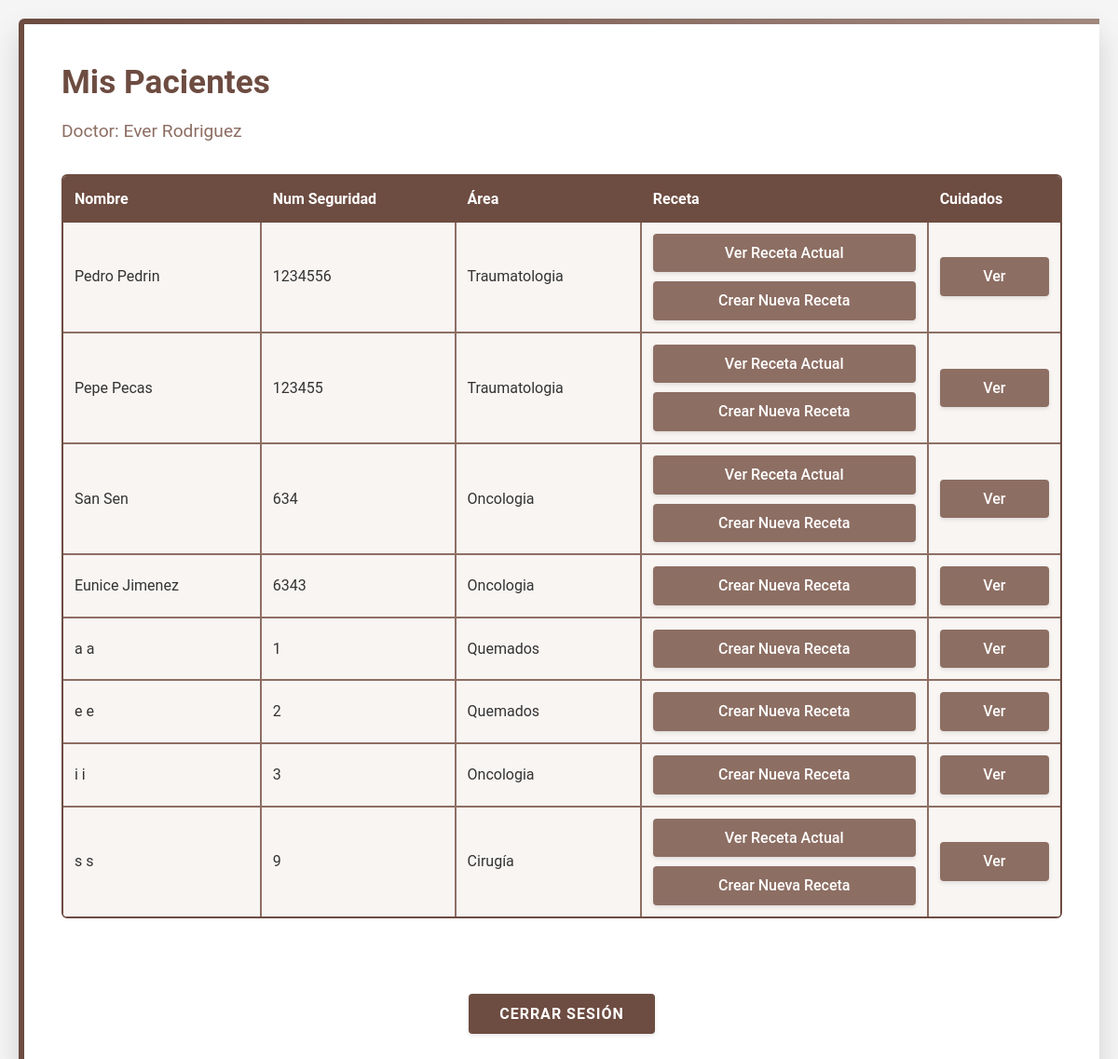
Before: /doctor/pacientes-doctor/ (signed in) with the older database file.
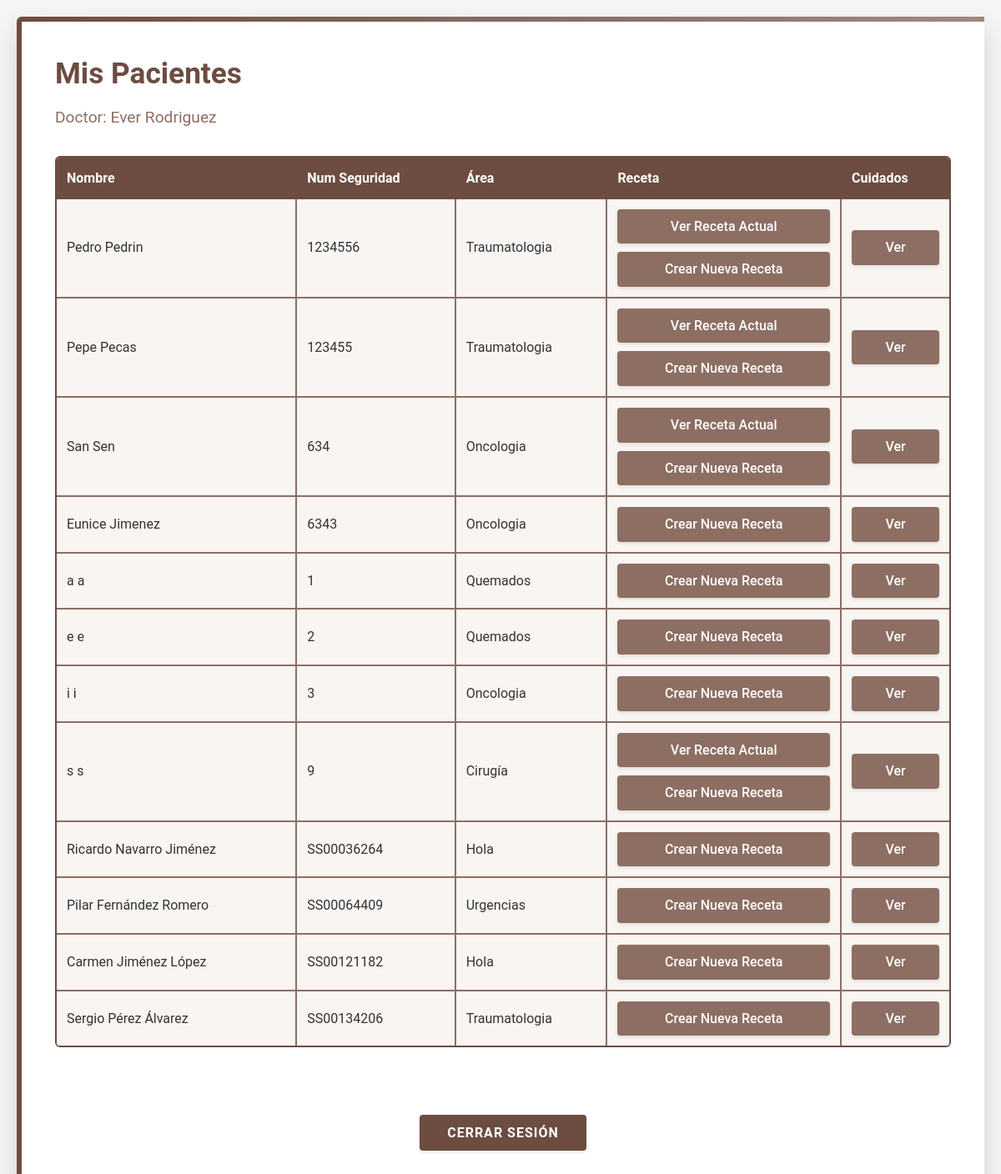
After: the same page with the newer database file.
### usuarioJefa/models.py (models this page shows, shortened)
class Paciente(models.Model):
    SEXO_CHOICES = [
        ('M', 'Masculino'),
        ('F', 'Femenino'),
    ]
    ESTADO_CHOICES = [
        ('ACTIVO', 'Activo'),
        ('INACTIVO', 'Inactivo'),
    ]
    nombres = models.CharField(max_length=100)
    apellidos = models.CharField(max_length=100)
    fecha_nacimiento = models.DateField()
    sexo = models.CharField(max_length=1, choices=SEXO_CHOICES)
    num_seguridad_social = models.CharField(max_length=20, unique=True)
    fecha_ingreso = models.DateTimeField(default=timezone.now)
    estado = models.CharField(max_length=10, choices=ESTADO_CHOICES, default='ACTIVO')
    area = models.ForeignKey('login.AreaEspecialidad', on_delete=models.PROTECT)  # Referenciamos a login.AreaEspecialidad
    doctor_actual = models.ForeignKey(
        Usuarios,
        on_delete=models.SET_NULL,
        null=True,
        related_name='pacientes_doctor',
        limit_choices_to={'tipoUsuario': 'DR'}
    )
    enfermero_actual = models.ForeignKey(
        Usuarios,
        on_delete=models.SET_NULL,
        null=True,
        related_name='pacientes_enfermero',
        limit_choices_to={'tipoUsuario': 'EN'}
    )
    hospital_origen = models.CharField(max_length=200, blank=True, null=True)
    esta_activo = models.BooleanField(default=True)
    fecha_alta = models.DateTimeField(null=True, blank=True)
    numero_ingresos = models.PositiveIntegerField(default=1)

### login/models.py (models this page shows, shortened)
class AreaEspecialidad(models.Model):
    nombre = models.CharField(max_length=100, unique=True)
    descripcion = models.TextField(blank=True, null=True)
    fortalezas = models.ManyToManyField('Fortaleza', blank=True)
    def __str__(self):
        return self.nombre
    class Meta:
        verbose_name = 'Área de Especialidad'
        verbose_name_plural = 'Áreas de Especialidad'

### usuarioDoctor/views.py (the view)
@login_required
def pacientes_doctor(request):
    doctor_actual = request.user
    pacientes_asignados = Paciente.objects.filter(
        doctor_actual=doctor_actual,
        esta_activo=True
    ).select_related('area')
    return render(request, 'usuarioDoctor/pacientes_doctor.html', {
        'pacientes': pacientes_asignados,
        'doctor': doctor_actual
    })

### usuarioDoctor/templates/usuarioDoctor/Pacientes_doctor.html (shortened to what this page needs)
<!DOCTYPE html>
<html lang="en">
<head>
</head>
<body>
    <div class="container">
        <div class="header">
            <h1>Mis Pacientes</h1>
            <h3>Doctor: {{ doctor.first_name }} {{ doctor.apellidos }}</h3>
        </div>
        {% if pacientes %}
            <table class="patients-table">
                <thead>
                    <tr>
                        <th>Nombre</th>
                        <th>Num Seguridad</th>
                        <th>Área</th>
                        <th>Receta</th>
                        <th>Cuidados</th>
                    </tr>
                </thead>
                <tbody>
                    {% for paciente in pacientes %}
                    <tr>
                        <td>{{ paciente.nombres }} {{ paciente.apellidos }}</td>
                        <td>{{ paciente.num_seguridad_social }}</td>
                        <td>{{ paciente.area }}</td>
                        <td class="action-links">
                            {% if paciente.recetas_doctor.exists %}
                                <a href="{% url 'doctor:ver_receta_paciente' paciente.id %}" class="action-link">Ver Receta Actual</a>
                            {% endif %}
                            <a href="{% url 'doctor:receta_paciente' paciente.id %}" class="action-link">Crear Nueva Receta</a>
                        </td>
                        <td>
                            <a href="{% url 'doctor:cuidados_pacienteD' paciente.id %}" class="action-link">Ver</a>
                        </td>
                    </tr>
                    {% endfor %}
                </tbody>
            </table>
        {% else %}
            <div class="no-patients">
                <p>No tienes pacientes asignados actualmente.</p>
            </div>
        {% endif %}
        <br><br>
        <form action="{% url 'login:logout' %}" method="POST">
            <button type="submit" class="logout-btn">Cerrar Sesión</button>
        </form>
    </div>
</body>
</html>

Changed rows visible on the page:
added Paciente: nombres "Ricardo", apellidos "Navarro Jiménez", num_seguridad_social "SS00036264", area "Hola"
added Paciente: nombres "Pilar", apellidos "Fernández Romero", num_seguridad_social "SS00064409", area "Urgencias"
added Paciente: nombres "Carmen", apellidos "Jiménez López", num_seguridad_social "SS00121182", area "Hola"
added Paciente: nombres "Sergio", apellidos "Pérez Álvarez", num_seguridad_social "SS00134206", area "Traumatologia"
